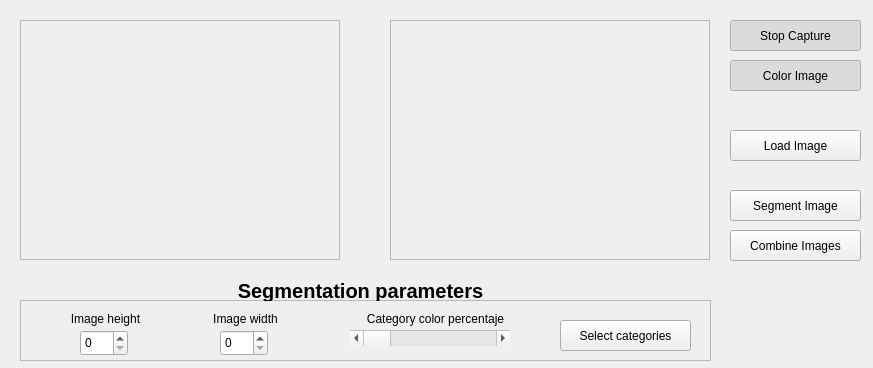
<?xml version="1.0" encoding="UTF-8"?>
<ui version="4.0">
 <class>MainWindow</class>
 <widget class="QWidget" name="MainWindow">
  <property name="geometry">
   <rect>
    <x>0</x>
    <y>0</y>
    <width>873</width>
    <height>368</height>
   </rect>
  </property>
  <property name="windowTitle">
   <string>Proyecto de Visión Artificial</string>
  </property>
  <widget class="QFrame" name="imageFrameS">
   <property name="geometry">
    <rect>
     <x>20</x>
     <y>20</y>
     <width>320</width>
     <height>240</height>
    </rect>
   </property>
   <property name="frameShape">
    <enum>QFrame::StyledPanel</enum>
   </property>
   <property name="frameShadow">
    <enum>QFrame::Raised</enum>
   </property>
  </widget>
  <widget class="QFrame" name="imageFrameD">
   <property name="geometry">
    <rect>
     <x>390</x>
     <y>20</y>
     <width>320</width>
     <height>240</height>
    </rect>
   </property>
   <property name="frameShape">
    <enum>QFrame::StyledPanel</enum>
   </property>
   <property name="frameShadow">
    <enum>QFrame::Raised</enum>
   </property>
  </widget>
  <widget class="QPushButton" name="captureButton">
   <property name="geometry">
    <rect>
     <x>730</x>
     <y>20</y>
     <width>131</width>
     <height>31</height>
    </rect>
   </property>
   <property name="text">
    <string>Stop Capture</string>
   </property>
   <property name="checkable">
    <bool>true</bool>
   </property>
   <property name="checked">
    <bool>true</bool>
   </property>
  </widget>
  <widget class="QPushButton" name="colorButton">
   <property name="geometry">
    <rect>
     <x>730</x>
     <y>60</y>
     <width>131</width>
     <height>31</height>
    </rect>
   </property>
   <property name="text">
    <string>Color Image</string>
   </property>
   <property name="checkable">
    <bool>true</bool>
   </property>
   <property name="checked">
    <bool>true</bool>
   </property>
  </widget>
  <widget class="QPushButton" name="loadBtn">
   <property name="geometry">
    <rect>
     <x>730</x>
     <y>130</y>
     <width>131</width>
     <height>31</height>
    </rect>
   </property>
   <property name="text">
    <string>Load Image</string>
   </property>
   <property name="checkable">
    <bool>false</bool>
   </property>
   <property name="checked">
    <bool>false</bool>
   </property>
  </widget>
  <widget class="QPushButton" name="segmentBtn">
   <property name="geometry">
    <rect>
     <x>730</x>
     <y>190</y>
     <width>131</width>
     <height>31</height>
    </rect>
   </property>
   <property name="text">
    <string>Segment Image</string>
   </property>
   <property name="checkable">
    <bool>false</bool>
   </property>
   <property name="checked">
    <bool>false</bool>
   </property>
  </widget>
  <widget class="QPushButton" name="combineBtn">
   <property name="geometry">
    <rect>
     <x>730</x>
     <y>230</y>
     <width>131</width>
     <height>31</height>
    </rect>
   </property>
   <property name="text">
    <string>Combine Images</string>
   </property>
   <property name="checkable">
    <bool>false</bool>
   </property>
   <property name="checked">
    <bool>false</bool>
   </property>
  </widget>
  <widget class="QFrame" name="segParamsFrm">
   <property name="geometry">
    <rect>
     <x>20</x>
     <y>300</y>
     <width>691</width>
     <height>61</height>
    </rect>
   </property>
   <property name="frameShape">
    <enum>QFrame::StyledPanel</enum>
   </property>
   <property name="frameShadow">
    <enum>QFrame::Raised</enum>
   </property>
   <widget class="QPushButton" name="selectCategoriesBtn">
    <property name="geometry">
     <rect>
      <x>540</x>
      <y>20</y>
      <width>131</width>
      <height>31</height>
     </rect>
    </property>
    <property name="text">
     <string>Select categories</string>
    </property>
    <property name="checkable">
     <bool>false</bool>
    </property>
    <property name="checked">
     <bool>false</bool>
    </property>
   </widget>
   <widget class="QLabel" name="imgHLbl">
    <property name="geometry">
     <rect>
      <x>40</x>
      <y>10</y>
      <width>91</width>
      <height>17</height>
     </rect>
    </property>
    <property name="text">
     <string>Image height</string>
    </property>
    <property name="alignment">
     <set>Qt::AlignCenter</set>
    </property>
   </widget>
   <widget class="QLabel" name="imgWLbl">
    <property name="geometry">
     <rect>
      <x>180</x>
      <y>10</y>
      <width>91</width>
      <height>17</height>
     </rect>
    </property>
    <property name="text">
     <string>Image width</string>
    </property>
    <property name="alignment">
     <set>Qt::AlignCenter</set>
    </property>
   </widget>
   <widget class="QLabel" name="catColorLbl">
    <property name="geometry">
     <rect>
      <x>320</x>
      <y>10</y>
      <width>191</width>
      <height>17</height>
     </rect>
    </property>
    <property name="text">
     <string>Category color percentaje</string>
    </property>
    <property name="alignment">
     <set>Qt::AlignCenter</set>
    </property>
   </widget>
   <widget class="QSpinBox" name="imgHSpb">
    <property name="geometry">
     <rect>
      <x>60</x>
      <y>30</y>
      <width>48</width>
      <height>26</height>
     </rect>
    </property>
   </widget>
   <widget class="QSpinBox" name="imgWSpb">
    <property name="geometry">
     <rect>
      <x>200</x>
      <y>30</y>
      <width>48</width>
      <height>26</height>
     </rect>
    </property>
   </widget>
   <widget class="QScrollBar" name="catColorBar">
    <property name="geometry">
     <rect>
      <x>330</x>
      <y>30</y>
      <width>160</width>
      <height>16</height>
     </rect>
    </property>
    <property name="orientation">
     <enum>Qt::Horizontal</enum>
    </property>
   </widget>
  </widget>
  <widget class="QLabel" name="segParamsLbl">
   <property name="geometry">
    <rect>
     <x>220</x>
     <y>280</y>
     <width>281</width>
     <height>21</height>
    </rect>
   </property>
   <property name="font">
    <font>
     <pointsize>15</pointsize>
     <weight>75</weight>
     <bold>true</bold>
    </font>
   </property>
   <property name="text">
    <string>Segmentation parameters</string>
   </property>
   <property name="alignment">
    <set>Qt::AlignCenter</set>
   </property>
  </widget>
 </widget>
 <resources/>
 <connections/>
</ui>
